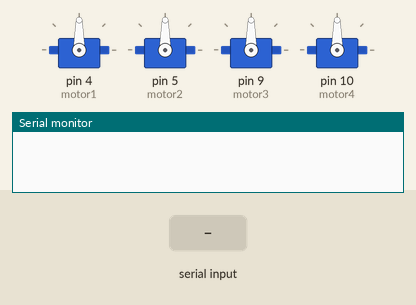
Bench run of a sketch on a simulated Arduino Uno, built with avr-gcc and run on an emulated ATmega328P. Parts: 4 × servo, the last lines printed to the serial monitor. The test bench sets the inputs (shaded band).

Above: at 1.2 s.
1.3 s: "v90\n" received over Serial
At 2.5 s:
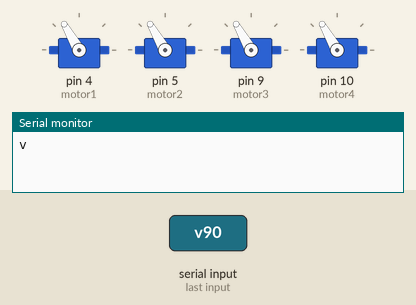
2.8 s: "s90\n" received over Serial
At 3.7 s:
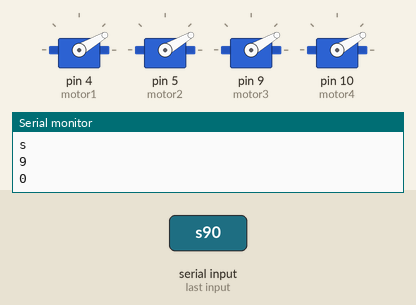
4.3 s: "c90\n" received over Serial
At 4.8 s:
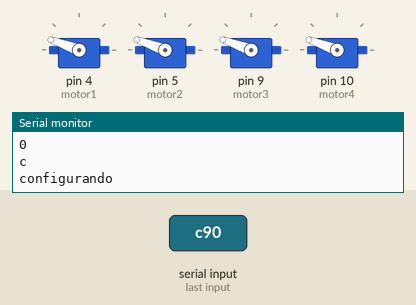
Timing chart, 0 to 7.8 s (numbered marks = the images above; inputs shaded):
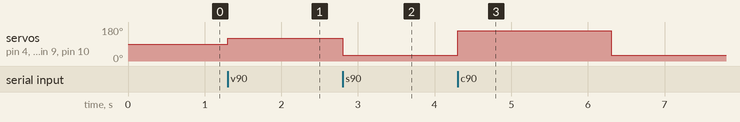

The sketch:

control_arduino.ino
```cpp
/*
 * DEVELOPERS
 * Alfredo Solis shanon.4ever@gmail.com
 * Rafael Ramirez mrsblast@gmail.com
*/

#include <Servo.h>

Servo motor1;
Servo motor2;
Servo motor3;
Servo motor4;

char lectura;          //para escribir en el puerto serial
// valores de los motores
float val1 = 30;
float val2 = 30;
float val3 = 30;
float val4 = 30;


void setup() {
  motor1.attach(4);
  motor2.attach(5);
  motor3.attach(9);
  motor4.attach(10);
  Serial.begin(9600);
  //config_motors();
}

void loop() {
  if(Serial.available()>0){
    lectura = Serial.read();
    Serial.println(lectura);
    if(lectura == 'v'){
      int value = Serial.parseInt();
      set_motors(value);
    }
    if(lectura == 's'){
      stop_motors();
    }
    if(lectura == 'c'){
      config_motors();
    }
  }
  Serial.flush();
}

void config_motors() {
  Serial.println("configurando");
  motor1.write(160);
  motor2.write(160);
  motor3.write(160);
  motor4.write(160);
  delay(2000);
  motor1.write(30);
  motor2.write(30);
  motor3.write(30);
  motor4.write(30);
  delay(5000);
  Serial.println("configurado");
}

void set_motors(int vel){
  if(vel >= 0 || vel <= 100){
    int value = mapeo(vel);
    motor1.write(value);
    motor2.write(value);
    motor3.write(value);
    motor4.write(value);
  }
}

int mapeo(int vel){
  return (130/100)*vel+30;
}

void stop_motors(){
  motor1.write(30);
  motor2.write(30);
  motor3.write(30);
  motor4.write(30);
}
```

Measured:
- after the input at 1.3 s, servo on pin 4 (motor1), servo on pin 5 (motor2), servo on pin 9 (motor3), servo on pin 10 (motor4): 90° → 120° at once
- after the input at 2.8 s, servo on pin 4 (motor1), servo on pin 5 (motor2), servo on pin 9 (motor3), servo on pin 10 (motor4): 120° → 30° at once
- after the input at 4.3 s, servo on pin 4 (motor1), servo on pin 5 (motor2), servo on pin 9 (motor3), servo on pin 10 (motor4): 30° → 160° at once, → 30° 2.0 s later
